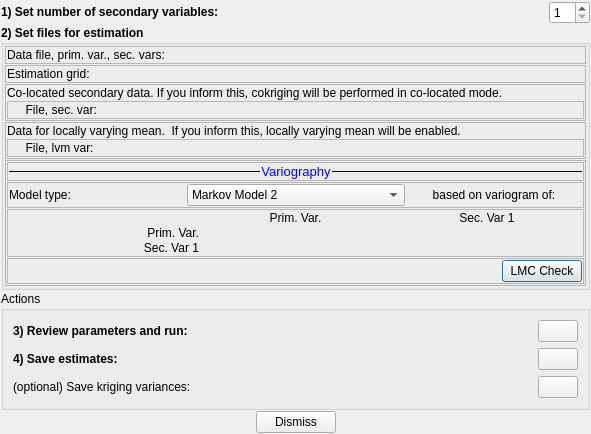
<?xml version="1.0" encoding="UTF-8"?>
<ui version="4.0">
 <class>CokrigingDialog</class>
 <widget class="QDialog" name="CokrigingDialog">
  <property name="geometry">
   <rect>
    <x>0</x>
    <y>0</y>
    <width>591</width>
    <height>428</height>
   </rect>
  </property>
  <property name="windowTitle">
   <string>Dialog</string>
  </property>
  <layout class="QVBoxLayout" name="verticalLayout_2">
   <property name="spacing">
    <number>1</number>
   </property>
   <property name="leftMargin">
    <number>1</number>
   </property>
   <property name="topMargin">
    <number>1</number>
   </property>
   <property name="rightMargin">
    <number>1</number>
   </property>
   <property name="bottomMargin">
    <number>1</number>
   </property>
   <item>
    <layout class="QHBoxLayout" name="horizontalLayout">
     <item>
      <widget class="QLabel" name="label">
       <property name="text">
        <string>&lt;html&gt;&lt;head/&gt;&lt;body&gt;&lt;p&gt;&lt;span style=&quot; font-weight:600;&quot;&gt;1) Set number of secondary variables:&lt;/span&gt;&lt;/p&gt;&lt;/body&gt;&lt;/html&gt;</string>
       </property>
      </widget>
     </item>
     <item>
      <spacer name="horizontalSpacer">
       <property name="orientation">
        <enum>Qt::Horizontal</enum>
       </property>
       <property name="sizeHint" stdset="0">
        <size>
         <width>40</width>
         <height>20</height>
        </size>
       </property>
      </spacer>
     </item>
     <item>
      <widget class="QSpinBox" name="spinNSecVars">
       <property name="minimum">
        <number>1</number>
       </property>
       <property name="maximum">
        <number>10</number>
       </property>
      </widget>
     </item>
    </layout>
   </item>
   <item>
    <widget class="QGroupBox" name="groupBox">
     <property name="font">
      <font>
       <weight>75</weight>
       <bold>true</bold>
      </font>
     </property>
     <property name="title">
      <string>2) Set files for estimation</string>
     </property>
     <property name="flat">
      <bool>false</bool>
     </property>
     <layout class="QVBoxLayout" name="verticalLayout">
      <property name="spacing">
       <number>1</number>
      </property>
      <property name="leftMargin">
       <number>1</number>
      </property>
      <property name="topMargin">
       <number>1</number>
      </property>
      <property name="rightMargin">
       <number>1</number>
      </property>
      <property name="bottomMargin">
       <number>1</number>
      </property>
      <item>
       <widget class="QFrame" name="frmData">
        <property name="frameShape">
         <enum>QFrame::StyledPanel</enum>
        </property>
        <property name="frameShadow">
         <enum>QFrame::Raised</enum>
        </property>
        <layout class="QHBoxLayout" name="horizontalLayout_2">
         <property name="spacing">
          <number>1</number>
         </property>
         <property name="leftMargin">
          <number>1</number>
         </property>
         <property name="topMargin">
          <number>1</number>
         </property>
         <property name="rightMargin">
          <number>1</number>
         </property>
         <property name="bottomMargin">
          <number>1</number>
         </property>
         <item>
          <widget class="QLabel" name="label_2">
           <property name="font">
            <font>
             <weight>50</weight>
             <bold>false</bold>
            </font>
           </property>
           <property name="text">
            <string>Data file, prim. var., sec. vars:</string>
           </property>
          </widget>
         </item>
        </layout>
       </widget>
      </item>
      <item>
       <widget class="QFrame" name="frmGrid">
        <property name="frameShape">
         <enum>QFrame::StyledPanel</enum>
        </property>
        <property name="frameShadow">
         <enum>QFrame::Raised</enum>
        </property>
        <layout class="QHBoxLayout" name="horizontalLayout_3">
         <property name="spacing">
          <number>1</number>
         </property>
         <property name="leftMargin">
          <number>1</number>
         </property>
         <property name="topMargin">
          <number>1</number>
         </property>
         <property name="rightMargin">
          <number>1</number>
         </property>
         <property name="bottomMargin">
          <number>1</number>
         </property>
         <item>
          <widget class="QLabel" name="label_3">
           <property name="sizePolicy">
            <sizepolicy hsizetype="MinimumExpanding" vsizetype="Preferred">
             <horstretch>0</horstretch>
             <verstretch>0</verstretch>
            </sizepolicy>
           </property>
           <property name="font">
            <font>
             <weight>50</weight>
             <bold>false</bold>
            </font>
           </property>
           <property name="text">
            <string>Estimation grid:</string>
           </property>
          </widget>
         </item>
        </layout>
       </widget>
      </item>
      <item>
       <widget class="QFrame" name="frmOuterSecondaryData">
        <property name="frameShape">
         <enum>QFrame::StyledPanel</enum>
        </property>
        <property name="frameShadow">
         <enum>QFrame::Raised</enum>
        </property>
        <layout class="QVBoxLayout" name="verticalLayout_3">
         <property name="spacing">
          <number>1</number>
         </property>
         <property name="leftMargin">
          <number>1</number>
         </property>
         <property name="topMargin">
          <number>1</number>
         </property>
         <property name="rightMargin">
          <number>1</number>
         </property>
         <property name="bottomMargin">
          <number>1</number>
         </property>
         <item>
          <widget class="QLabel" name="label_6">
           <property name="enabled">
            <bool>true</bool>
           </property>
           <property name="font">
            <font>
             <weight>50</weight>
             <bold>false</bold>
             <kerning>true</kerning>
            </font>
           </property>
           <property name="text">
            <string>&lt;html&gt;&lt;head/&gt;&lt;body&gt;&lt;p&gt;Co-located secondary data. If you inform this, cokriging will be performed in co-located mode.&lt;/p&gt;&lt;/body&gt;&lt;/html&gt;</string>
           </property>
          </widget>
         </item>
         <item>
          <widget class="QFrame" name="frmSecondaryData">
           <property name="enabled">
            <bool>true</bool>
           </property>
           <property name="frameShape">
            <enum>QFrame::StyledPanel</enum>
           </property>
           <property name="frameShadow">
            <enum>QFrame::Raised</enum>
           </property>
           <layout class="QHBoxLayout" name="horizontalLayout_5">
            <property name="spacing">
             <number>1</number>
            </property>
            <property name="leftMargin">
             <number>1</number>
            </property>
            <property name="topMargin">
             <number>1</number>
            </property>
            <property name="rightMargin">
             <number>1</number>
            </property>
            <property name="bottomMargin">
             <number>1</number>
            </property>
            <item>
             <widget class="QLabel" name="label_4">
              <property name="enabled">
               <bool>true</bool>
              </property>
              <property name="sizePolicy">
               <sizepolicy hsizetype="MinimumExpanding" vsizetype="Preferred">
                <horstretch>0</horstretch>
                <verstretch>0</verstretch>
               </sizepolicy>
              </property>
              <property name="font">
               <font>
                <weight>50</weight>
                <bold>false</bold>
               </font>
              </property>
              <property name="text">
               <string>     File, sec. var:</string>
              </property>
             </widget>
            </item>
           </layout>
          </widget>
         </item>
        </layout>
       </widget>
      </item>
      <item>
       <widget class="QFrame" name="frmOuterLVMData">
        <property name="frameShape">
         <enum>QFrame::StyledPanel</enum>
        </property>
        <property name="frameShadow">
         <enum>QFrame::Raised</enum>
        </property>
        <layout class="QVBoxLayout" name="verticalLayout_5">
         <property name="spacing">
          <number>1</number>
         </property>
         <property name="leftMargin">
          <number>1</number>
         </property>
         <property name="topMargin">
          <number>1</number>
         </property>
         <property name="rightMargin">
          <number>1</number>
         </property>
         <property name="bottomMargin">
          <number>1</number>
         </property>
         <item>
          <widget class="QLabel" name="label_11">
           <property name="font">
            <font>
             <weight>50</weight>
             <bold>false</bold>
            </font>
           </property>
           <property name="text">
            <string>Data for locally varying mean.  If you inform this, locally varying mean will be enabled.</string>
           </property>
          </widget>
         </item>
         <item>
          <widget class="QFrame" name="frmLVMData">
           <property name="frameShape">
            <enum>QFrame::StyledPanel</enum>
           </property>
           <property name="frameShadow">
            <enum>QFrame::Raised</enum>
           </property>
           <layout class="QHBoxLayout" name="horizontalLayout_8">
            <property name="spacing">
             <number>1</number>
            </property>
            <property name="leftMargin">
             <number>1</number>
            </property>
            <property name="topMargin">
             <number>1</number>
            </property>
            <property name="rightMargin">
             <number>1</number>
            </property>
            <property name="bottomMargin">
             <number>1</number>
            </property>
            <item>
             <widget class="QLabel" name="label_12">
              <property name="sizePolicy">
               <sizepolicy hsizetype="MinimumExpanding" vsizetype="Preferred">
                <horstretch>0</horstretch>
                <verstretch>0</verstretch>
               </sizepolicy>
              </property>
              <property name="font">
               <font>
                <weight>50</weight>
                <bold>false</bold>
               </font>
              </property>
              <property name="text">
               <string>     File, lvm var:</string>
              </property>
             </widget>
            </item>
           </layout>
          </widget>
         </item>
        </layout>
       </widget>
      </item>
      <item>
       <widget class="QFrame" name="frmVariogram">
        <property name="frameShape">
         <enum>QFrame::StyledPanel</enum>
        </property>
        <property name="frameShadow">
         <enum>QFrame::Raised</enum>
        </property>
        <layout class="QVBoxLayout" name="verticalLayout_4">
         <property name="spacing">
          <number>1</number>
         </property>
         <property name="leftMargin">
          <number>1</number>
         </property>
         <property name="topMargin">
          <number>1</number>
         </property>
         <property name="rightMargin">
          <number>1</number>
         </property>
         <property name="bottomMargin">
          <number>1</number>
         </property>
         <item>
          <widget class="QFrame" name="frame">
           <property name="frameShape">
            <enum>QFrame::StyledPanel</enum>
           </property>
           <property name="frameShadow">
            <enum>QFrame::Raised</enum>
           </property>
           <layout class="QHBoxLayout" name="horizontalLayout_6">
            <property name="spacing">
             <number>1</number>
            </property>
            <property name="leftMargin">
             <number>1</number>
            </property>
            <property name="topMargin">
             <number>1</number>
            </property>
            <property name="rightMargin">
             <number>1</number>
            </property>
            <property name="bottomMargin">
             <number>1</number>
            </property>
            <item>
             <widget class="Line" name="line">
              <property name="sizePolicy">
               <sizepolicy hsizetype="Expanding" vsizetype="Fixed">
                <horstretch>0</horstretch>
                <verstretch>0</verstretch>
               </sizepolicy>
              </property>
              <property name="frameShadow">
               <enum>QFrame::Plain</enum>
              </property>
              <property name="orientation">
               <enum>Qt::Horizontal</enum>
              </property>
             </widget>
            </item>
            <item>
             <widget class="QLabel" name="label_5">
              <property name="sizePolicy">
               <sizepolicy hsizetype="Minimum" vsizetype="Preferred">
                <horstretch>0</horstretch>
                <verstretch>0</verstretch>
               </sizepolicy>
              </property>
              <property name="font">
               <font>
                <weight>50</weight>
                <bold>false</bold>
               </font>
              </property>
              <property name="text">
               <string>&lt;html&gt;&lt;head/&gt;&lt;body&gt;&lt;p&gt;&lt;span style=&quot; font-size:10pt; color:#0000ff;&quot;&gt;Variography&lt;/span&gt;&lt;/p&gt;&lt;/body&gt;&lt;/html&gt;</string>
              </property>
              <property name="alignment">
               <set>Qt::AlignCenter</set>
              </property>
             </widget>
            </item>
            <item>
             <widget class="Line" name="line_2">
              <property name="sizePolicy">
               <sizepolicy hsizetype="Expanding" vsizetype="Fixed">
                <horstretch>0</horstretch>
                <verstretch>0</verstretch>
               </sizepolicy>
              </property>
              <property name="frameShadow">
               <enum>QFrame::Plain</enum>
              </property>
              <property name="orientation">
               <enum>Qt::Horizontal</enum>
              </property>
             </widget>
            </item>
           </layout>
          </widget>
         </item>
         <item>
          <widget class="QFrame" name="frmModelType">
           <property name="font">
            <font>
             <weight>50</weight>
             <bold>false</bold>
            </font>
           </property>
           <property name="frameShape">
            <enum>QFrame::StyledPanel</enum>
           </property>
           <property name="frameShadow">
            <enum>QFrame::Raised</enum>
           </property>
           <layout class="QHBoxLayout" name="horizontalLayout_9">
            <property name="spacing">
             <number>1</number>
            </property>
            <property name="leftMargin">
             <number>1</number>
            </property>
            <property name="topMargin">
             <number>1</number>
            </property>
            <property name="rightMargin">
             <number>1</number>
            </property>
            <property name="bottomMargin">
             <number>1</number>
            </property>
            <item>
             <widget class="QLabel" name="label_13">
              <property name="text">
               <string>Model type:</string>
              </property>
             </widget>
            </item>
            <item>
             <widget class="QComboBox" name="cmbModelType">
              <property name="currentIndex">
               <number>1</number>
              </property>
              <item>
               <property name="text">
                <string>Markov Model 1</string>
               </property>
              </item>
              <item>
               <property name="text">
                <string>Markov Model 2</string>
               </property>
              </item>
              <item>
               <property name="text">
                <string>Linear Model of Corregionalization</string>
               </property>
              </item>
             </widget>
            </item>
            <item>
             <widget class="QLabel" name="lblSecVarForMM2">
              <property name="text">
               <string>based on variogram of:</string>
              </property>
              <property name="alignment">
               <set>Qt::AlignCenter</set>
              </property>
             </widget>
            </item>
           </layout>
          </widget>
         </item>
         <item>
          <widget class="QFrame" name="frmVariogramArray">
           <property name="frameShape">
            <enum>QFrame::StyledPanel</enum>
           </property>
           <property name="frameShadow">
            <enum>QFrame::Raised</enum>
           </property>
           <layout class="QGridLayout" name="gridLayout_2" rowstretch="0,0,0,0" columnstretch="0,0,0" columnminimumwidth="0,0,0">
            <property name="leftMargin">
             <number>1</number>
            </property>
            <property name="topMargin">
             <number>1</number>
            </property>
            <property name="rightMargin">
             <number>1</number>
            </property>
            <property name="bottomMargin">
             <number>1</number>
            </property>
            <property name="spacing">
             <number>1</number>
            </property>
            <item row="0" column="2">
             <widget class="QLabel" name="lblSecVar1_1">
              <property name="font">
               <font>
                <weight>50</weight>
                <bold>false</bold>
               </font>
              </property>
              <property name="text">
               <string>Sec. Var 1</string>
              </property>
              <property name="alignment">
               <set>Qt::AlignCenter</set>
              </property>
             </widget>
            </item>
            <item row="0" column="0">
             <widget class="QLabel" name="label_9">
              <property name="text">
               <string/>
              </property>
             </widget>
            </item>
            <item row="0" column="1">
             <widget class="QLabel" name="lblPrimVar1">
              <property name="font">
               <font>
                <weight>50</weight>
                <bold>false</bold>
               </font>
              </property>
              <property name="text">
               <string>Prim. Var.</string>
              </property>
              <property name="alignment">
               <set>Qt::AlignCenter</set>
              </property>
             </widget>
            </item>
            <item row="3" column="0">
             <widget class="QLabel" name="lblSecVar1_2">
              <property name="font">
               <font>
                <weight>50</weight>
                <bold>false</bold>
               </font>
              </property>
              <property name="text">
               <string>Sec. Var 1</string>
              </property>
              <property name="alignment">
               <set>Qt::AlignRight|Qt::AlignTrailing|Qt::AlignVCenter</set>
              </property>
             </widget>
            </item>
            <item row="2" column="0">
             <widget class="QLabel" name="lblPrimVar2">
              <property name="font">
               <font>
                <weight>50</weight>
                <bold>false</bold>
               </font>
              </property>
              <property name="text">
               <string>Prim. Var.</string>
              </property>
              <property name="alignment">
               <set>Qt::AlignRight|Qt::AlignTrailing|Qt::AlignVCenter</set>
              </property>
             </widget>
            </item>
           </layout>
          </widget>
         </item>
         <item>
          <widget class="QFrame" name="frame_2">
           <property name="font">
            <font>
             <weight>50</weight>
             <bold>false</bold>
            </font>
           </property>
           <property name="frameShape">
            <enum>QFrame::StyledPanel</enum>
           </property>
           <property name="frameShadow">
            <enum>QFrame::Raised</enum>
           </property>
           <layout class="QHBoxLayout" name="horizontalLayout_7">
            <property name="spacing">
             <number>1</number>
            </property>
            <property name="leftMargin">
             <number>1</number>
            </property>
            <property name="topMargin">
             <number>1</number>
            </property>
            <property name="rightMargin">
             <number>1</number>
            </property>
            <property name="bottomMargin">
             <number>1</number>
            </property>
            <item>
             <spacer name="horizontalSpacer_4">
              <property name="orientation">
               <enum>Qt::Horizontal</enum>
              </property>
              <property name="sizeHint" stdset="0">
               <size>
                <width>40</width>
                <height>20</height>
               </size>
              </property>
             </spacer>
            </item>
            <item>
             <widget class="QPushButton" name="btnLMCCheck">
              <property name="text">
               <string>LMC Check</string>
              </property>
             </widget>
            </item>
           </layout>
          </widget>
         </item>
        </layout>
       </widget>
      </item>
     </layout>
    </widget>
   </item>
   <item>
    <widget class="QGroupBox" name="groupBox_2">
     <property name="sizePolicy">
      <sizepolicy hsizetype="Preferred" vsizetype="Expanding">
       <horstretch>0</horstretch>
       <verstretch>0</verstretch>
      </sizepolicy>
     </property>
     <property name="title">
      <string>Actions</string>
     </property>
     <layout class="QGridLayout" name="gridLayout">
      <item row="0" column="1">
       <widget class="QPushButton" name="btnParameters">
        <property name="toolTip">
         <string>Open parameters and run.</string>
        </property>
        <property name="text">
         <string/>
        </property>
        <property name="icon">
         <iconset resource="../resources.qrc">
          <normaloff>:/icons/setting16</normaloff>:/icons/setting16</iconset>
        </property>
       </widget>
      </item>
      <item row="1" column="0">
       <widget class="QLabel" name="label_7">
        <property name="sizePolicy">
         <sizepolicy hsizetype="MinimumExpanding" vsizetype="Preferred">
          <horstretch>0</horstretch>
          <verstretch>0</verstretch>
         </sizepolicy>
        </property>
        <property name="text">
         <string>&lt;html&gt;&lt;head/&gt;&lt;body&gt;&lt;p&gt;&lt;span style=&quot; font-weight:600;&quot;&gt;4) Save estimates:&lt;/span&gt;&lt;/p&gt;&lt;/body&gt;&lt;/html&gt;</string>
        </property>
       </widget>
      </item>
      <item row="0" column="0">
       <widget class="QLabel" name="label_8">
        <property name="sizePolicy">
         <sizepolicy hsizetype="MinimumExpanding" vsizetype="Preferred">
          <horstretch>0</horstretch>
          <verstretch>0</verstretch>
         </sizepolicy>
        </property>
        <property name="text">
         <string>&lt;html&gt;&lt;head/&gt;&lt;body&gt;&lt;p&gt;&lt;span style=&quot; font-weight:600;&quot;&gt;3) Review parameters and run:&lt;/span&gt;&lt;/p&gt;&lt;/body&gt;&lt;/html&gt;</string>
        </property>
       </widget>
      </item>
      <item row="1" column="1">
       <widget class="QPushButton" name="btnSave">
        <property name="text">
         <string/>
        </property>
        <property name="icon">
         <iconset resource="../resources.qrc">
          <normaloff>:/icons/save16</normaloff>:/icons/save16</iconset>
        </property>
       </widget>
      </item>
      <item row="2" column="0">
       <widget class="QLabel" name="label_10">
        <property name="text">
         <string>(optional) Save kriging variances:</string>
        </property>
       </widget>
      </item>
      <item row="2" column="1">
       <widget class="QPushButton" name="pushButton">
        <property name="toolTip">
         <string>Save kriging variances</string>
        </property>
        <property name="text">
         <string/>
        </property>
        <property name="icon">
         <iconset resource="../resources.qrc">
          <normaloff>:/icons32/save32</normaloff>:/icons32/save32</iconset>
        </property>
       </widget>
      </item>
     </layout>
    </widget>
   </item>
   <item>
    <layout class="QHBoxLayout" name="horizontalLayout_4">
     <item>
      <spacer name="horizontalSpacer_3">
       <property name="orientation">
        <enum>Qt::Horizontal</enum>
       </property>
       <property name="sizeHint" stdset="0">
        <size>
         <width>40</width>
         <height>20</height>
        </size>
       </property>
      </spacer>
     </item>
     <item>
      <widget class="QPushButton" name="btnDismiss">
       <property name="text">
        <string>Dismiss</string>
       </property>
      </widget>
     </item>
     <item>
      <spacer name="horizontalSpacer_2">
       <property name="orientation">
        <enum>Qt::Horizontal</enum>
       </property>
       <property name="sizeHint" stdset="0">
        <size>
         <width>40</width>
         <height>20</height>
        </size>
       </property>
      </spacer>
     </item>
    </layout>
   </item>
  </layout>
 </widget>
 <resources>
  <include location="../resources.qrc"/>
 </resources>
 <connections>
  <connection>
   <sender>btnDismiss</sender>
   <signal>clicked()</signal>
   <receiver>CokrigingDialog</receiver>
   <slot>reject()</slot>
   <hints>
    <hint type="sourcelabel">
     <x>332</x>
     <y>425</y>
    </hint>
    <hint type="destinationlabel">
     <x>409</x>
     <y>306</y>
    </hint>
   </hints>
  </connection>
  <connection>
   <sender>spinNSecVars</sender>
   <signal>valueChanged(int)</signal>
   <receiver>CokrigingDialog</receiver>
   <slot>onNumberOfSecondaryVariablesChanged(int)</slot>
   <hints>
    <hint type="sourcelabel">
     <x>580</x>
     <y>11</y>
    </hint>
    <hint type="destinationlabel">
     <x>309</x>
     <y>54</y>
    </hint>
   </hints>
  </connection>
  <connection>
   <sender>btnParameters</sender>
   <signal>clicked()</signal>
   <receiver>CokrigingDialog</receiver>
   <slot>onParameters()</slot>
   <hints>
    <hint type="sourcelabel">
     <x>579</x>
     <y>321</y>
    </hint>
    <hint type="destinationlabel">
     <x>582</x>
     <y>265</y>
    </hint>
   </hints>
  </connection>
  <connection>
   <sender>btnLMCCheck</sender>
   <signal>clicked()</signal>
   <receiver>CokrigingDialog</receiver>
   <slot>onLMCcheck()</slot>
   <hints>
    <hint type="sourcelabel">
     <x>583</x>
     <y>265</y>
    </hint>
    <hint type="destinationlabel">
     <x>582</x>
     <y>209</y>
    </hint>
   </hints>
  </connection>
  <connection>
   <sender>btnSave</sender>
   <signal>clicked()</signal>
   <receiver>CokrigingDialog</receiver>
   <slot>onSave()</slot>
   <hints>
    <hint type="sourcelabel">
     <x>579</x>
     <y>353</y>
    </hint>
    <hint type="destinationlabel">
     <x>583</x>
     <y>301</y>
    </hint>
   </hints>
  </connection>
  <connection>
   <sender>pushButton</sender>
   <signal>clicked()</signal>
   <receiver>CokrigingDialog</receiver>
   <slot>onSaveKrigingVariances()</slot>
   <hints>
    <hint type="sourcelabel">
     <x>579</x>
     <y>385</y>
    </hint>
    <hint type="destinationlabel">
     <x>584</x>
     <y>331</y>
    </hint>
   </hints>
  </connection>
  <connection>
   <sender>cmbModelType</sender>
   <signal>currentIndexChanged(int)</signal>
   <receiver>CokrigingDialog</receiver>
   <slot>onModelTypeChanged()</slot>
   <hints>
    <hint type="sourcelabel">
     <x>398</x>
     <y>184</y>
    </hint>
    <hint type="destinationlabel">
     <x>593</x>
     <y>191</y>
    </hint>
   </hints>
  </connection>
 </connections>
 <slots>
  <slot>onNumberOfSecondaryVariablesChanged(int)</slot>
  <slot>onParameters()</slot>
  <slot>onLMCcheck()</slot>
  <slot>onSave()</slot>
  <slot>onSaveKrigingVariances()</slot>
  <slot>onModelTypeChanged()</slot>
 </slots>
</ui>
